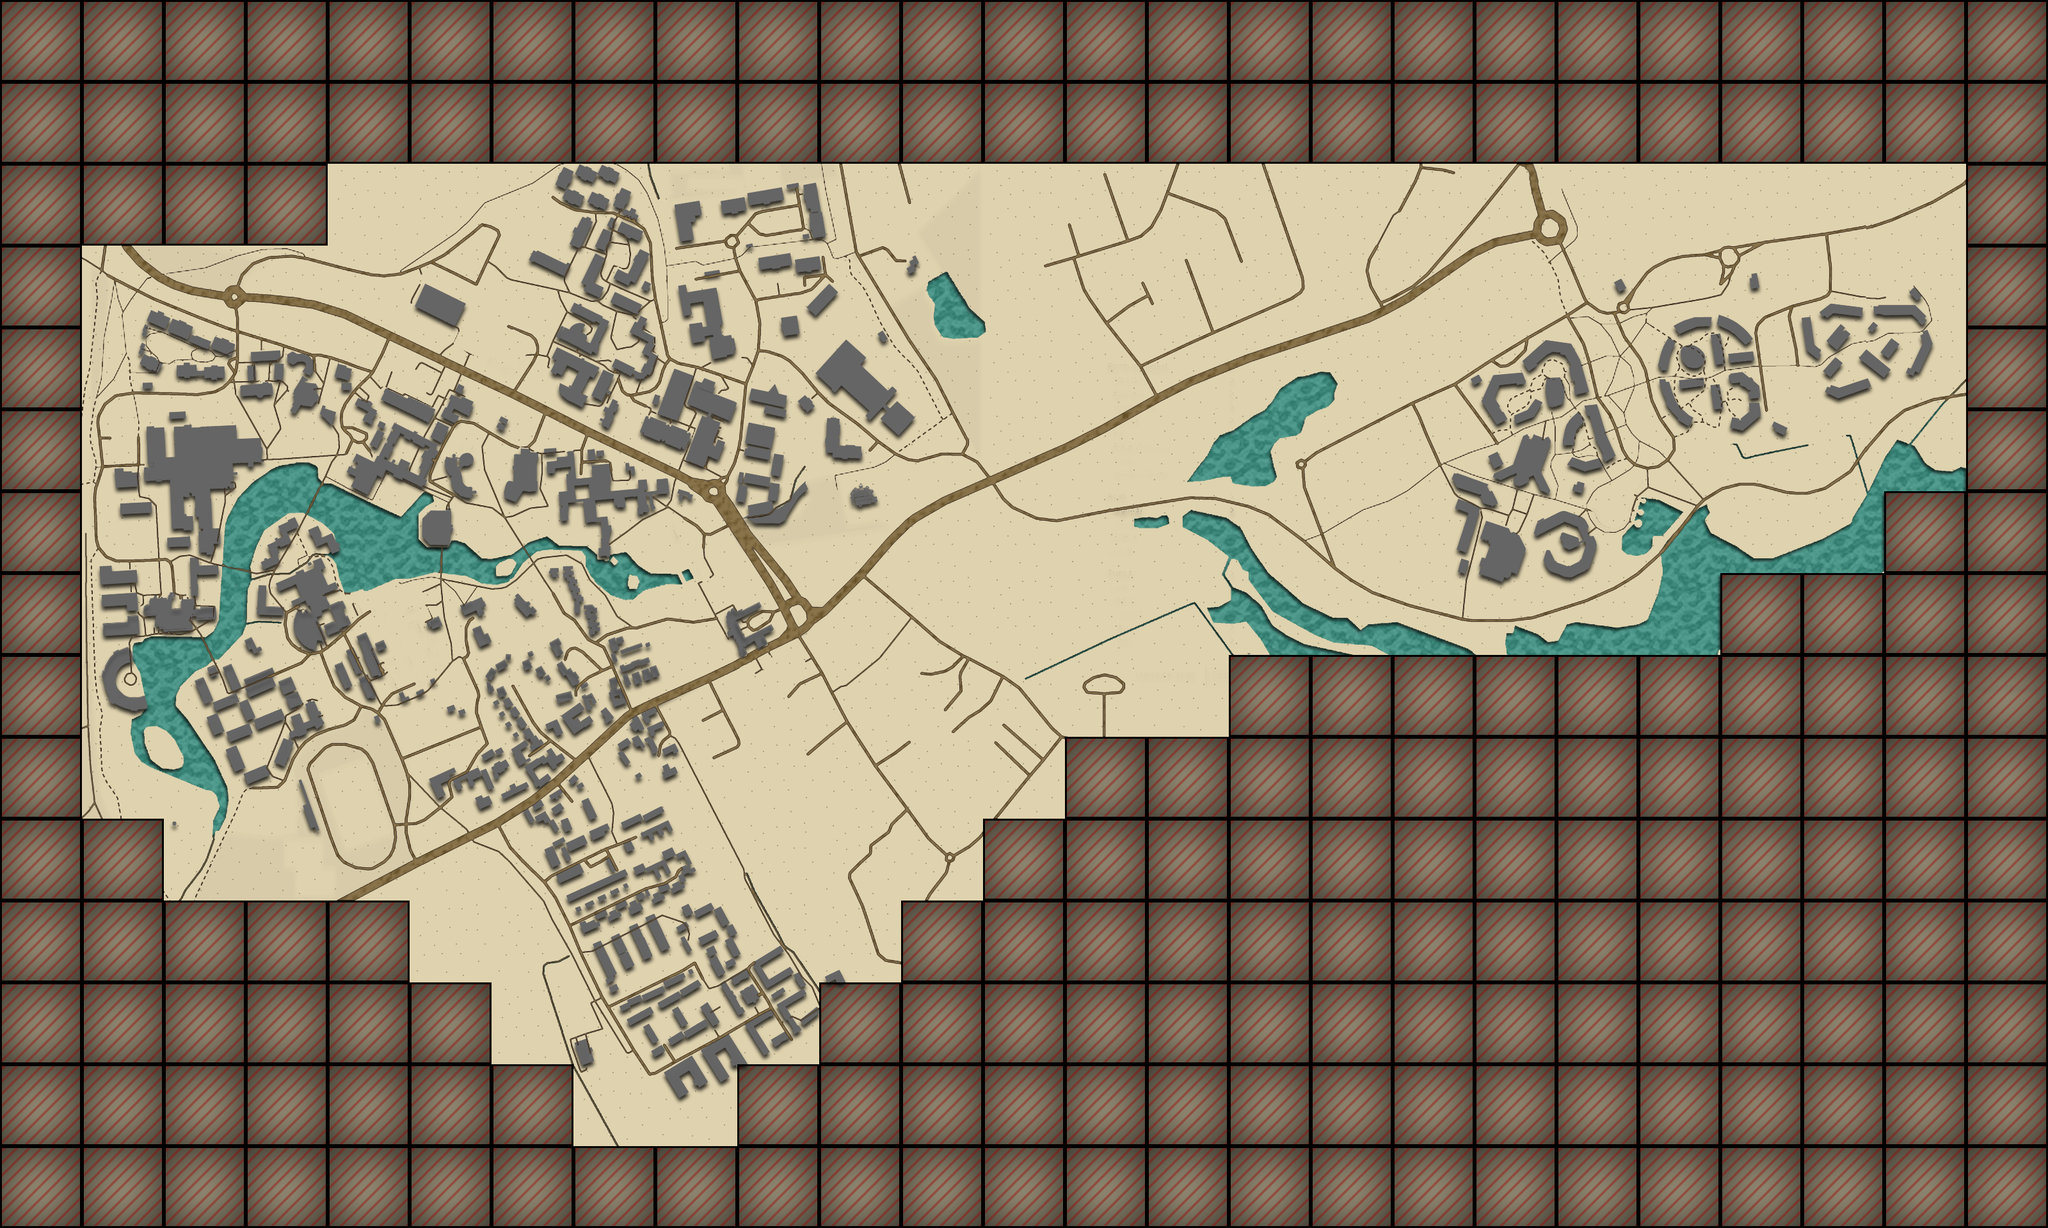

Tiled map render using the project's own tile images. Description and the whole map definition, tile-layer contents included, below:
An orthogonal 25x15 tile map with 128x128 px tiles, 1 tile layer (Background), 3 image layers.

<map version="1.0" tiledversion="1.0.3" orientation="orthogonal" renderorder="right-down" width="25" height="15" tilewidth="128" tileheight="128" nextobjectid="1">
 <tileset firstgid="1" source="squareset.tsx" />
 <layer name="Background" width="25" height="15">
  <data encoding="csv">
2,2,2,2,2,2,2,2,2,2,2,2,2,2,2,2,2,2,2,2,2,2,2,2,2,
2,2,2,2,2,2,2,2,2,2,2,2,2,2,2,2,2,2,2,2,2,2,2,2,2,
2,2,2,2,1,1,1,1,1,1,1,1,1,1,1,1,1,1,1,1,1,1,1,1,2,
2,1,1,1,1,1,1,1,1,1,1,1,1,1,1,1,1,1,1,1,1,1,1,1,2,
2,1,1,1,1,1,1,1,1,1,1,1,1,1,1,1,1,1,1,1,1,1,1,1,2,
2,1,1,1,1,1,1,1,1,1,1,1,1,1,1,1,1,1,1,1,1,1,1,1,2,
2,1,1,1,1,1,1,1,1,1,1,1,1,1,1,1,1,1,1,1,1,1,1,2,2,
2,1,1,1,1,1,1,1,1,1,1,1,1,1,1,1,1,1,1,1,1,2,2,2,2,
2,1,1,1,1,1,1,1,1,1,1,1,1,1,1,2,2,2,2,2,2,2,2,2,2,
2,1,1,1,1,1,1,1,1,1,1,1,1,2,2,2,2,2,2,2,2,2,2,2,2,
2,2,1,1,1,1,1,1,1,1,1,1,2,2,2,2,2,2,2,2,2,2,2,2,2,
2,2,2,2,2,1,1,1,1,1,1,2,2,2,2,2,2,2,2,2,2,2,2,2,2,
2,2,2,2,2,2,1,1,1,1,2,2,2,2,2,2,2,2,2,2,2,2,2,2,2,
2,2,2,2,2,2,2,1,1,2,2,2,2,2,2,2,2,2,2,2,2,2,2,2,2,
2,2,2,2,2,2,2,2,2,2,2,2,2,2,2,2,2,2,2,2,2,2,2,2,2
</data>
 </layer>
 <imagelayer name="Water">
  <image source="water.png" width="3200" height="1920" />
 </imagelayer>
 <imagelayer name="Buildings">
  <image source="buildings.png" width="3200" height="1920" />
 </imagelayer>
 <imagelayer name="Roads">
  <image source="roads.png" width="3200" height="1920" />
 </imagelayer>
</map>